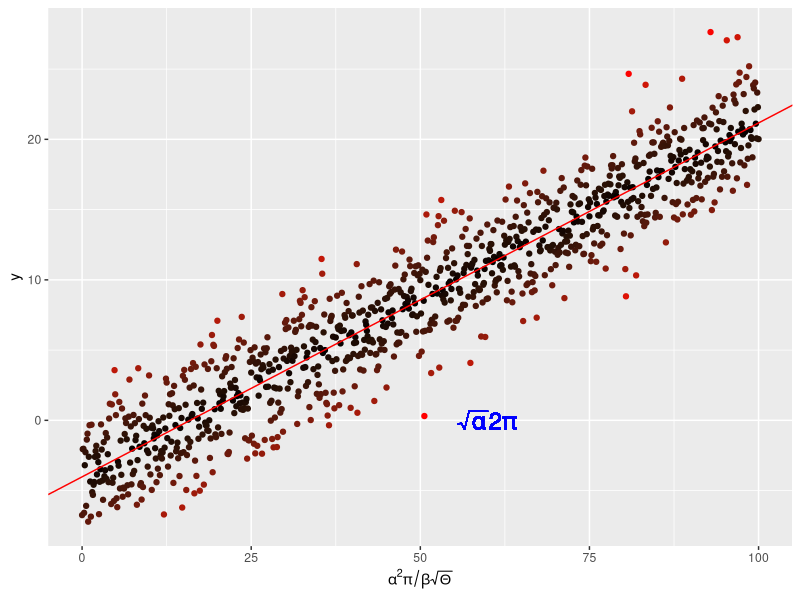

R code for this plot: (Note: this script raises an error after producing the figure.)
# Script name: plotLin.R
# Description: Plotting a linear regression with ggplot2 in R
# Author: George Papaeracleous (gp222@ic.ac.uk)
# Date: November 2025

rm(list=ls()) # Clear workspace
# Load libraries
library(ggplot2)
x <- seq(0, 100, by = 0.1)
y <- -4. + 0.25 * x +
  rnorm(length(x), mean = 0., sd = 2.5)

# and put them in a dataframe
my_data <- data.frame(x = x, y = y)

# perform a linear regression
my_lm <- summary(lm(y ~ x, data = my_data))

# plot the data
p <-  ggplot(my_data, aes(x = x, y = y,
                          colour = abs(my_lm$residual))
             ) +
  geom_point() +
  scale_colour_gradient(low = "black", high = "red") +
  theme(legend.position = "none") +
  scale_x_continuous(
    expression(alpha^2 * pi / beta * sqrt(Theta)))

# add the regression line
p <- p + geom_abline(
  intercept = my_lm$coefficients[1][1],
  slope = my_lm$coefficients[2][1],
  colour = "red")
# throw some math on the plot
p <- p + geom_text(aes(x = 60, y = 0,
                       label = "sqrt(alpha) * 2* pi"), 
                       parse = TRUE, size = 6, 
                       colour = "blue")

p

ggsave("../results/MyLinReg.pdf", p)
